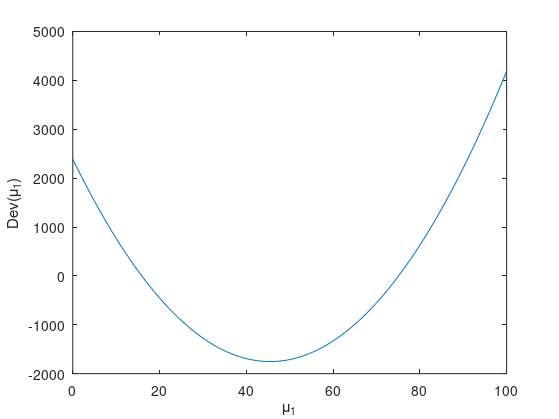
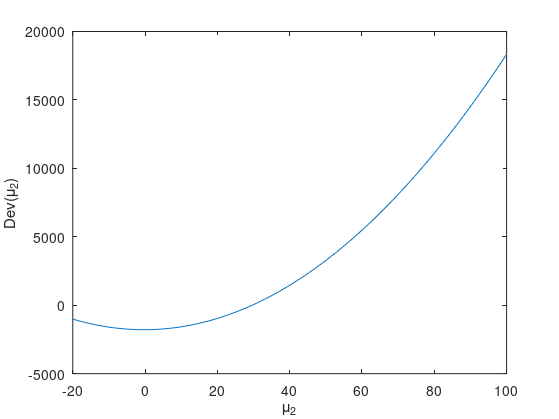
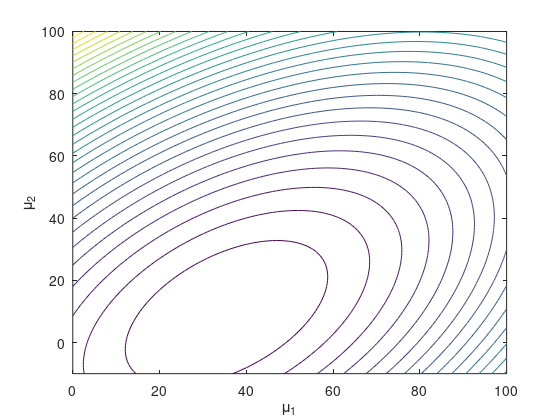
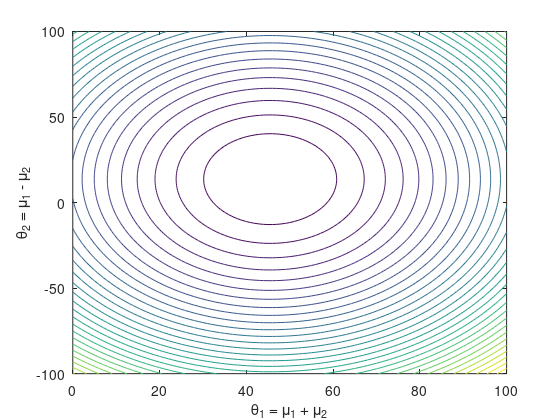

Source code (MATLAB) for these figures, in order:
%% Set up 

x1 = 15.6; % data
x2 = 29.3;
x3 = 45.8;
mu_1_mle = 15.9; % mle 
mu_2_mle = 29.6;

%% Plot partial Dev(mu_1)

% partial dev function for mu_1
l_m_1 = @(mu_1) -(x1 - mu_1).^2 - (x2 - mu_2_mle)^2 - (x3 - (mu_1 - mu_2_mle)).^2
profile_dev_mu_1 = @(mu_1) -1*(l_m_1(mu_1) - l_m_1(mu_1_mle) ); 


mu_1 =  linspace(0,100,100);

h = figure;
plot(mu_1, profile_dev_mu_1(mu_1))
xlabel('\mu_1')
ylabel('Dev(\mu_1)')
set(h,'Units','Inches');
pos = get(h,'Position');
set(h,'PaperPositionMode','Auto','PaperUnits','Inches','PaperSize',[pos(3), pos(4)])
print(h,'profile_dev_mu_1','-dpdf','-r0')

%% Plot partial Dev(mu_2)

% partial dev function for mu_1
l_m_2 = @(mu_2) -(x1 - mu_1_mle).^2 - (x2 - mu_2).^2 - (x3 - (mu_1_mle - mu_2)).^2
profile_dev_mu_2 = @(mu_2) -1*(l_m_2(mu_2) - l_m_2(mu_2_mle) ); 

mu_2 =  linspace(-20,100,100);

h = figure;
plot(mu_2, profile_dev_mu_2(mu_2))
xlabel('\mu_2')
ylabel('Dev(\mu_2)')
set(h,'Units','Inches');
pos = get(h,'Position');
set(h,'PaperPositionMode','Auto','PaperUnits','Inches','PaperSize',[pos(3), pos(4)])
print(h,'profile_dev_mu_2','-dpdf','-r0')


%% Plot Dev(theta) = Dev(mu_1, mu_2)

[mu_1,mu_2] = meshgrid(0:1:100, -10:1:100);

% dev function for theta = (mu_1, mu_2)
Z = -1*( -(x1 - mu_1).^2  -(x2 - mu_2).^2 -(x3 - (mu_1 - mu_2)).^2 ... 
    -1* (-(x1 - mu_1_mle).^2  -(x2 - mu_2_mle).^2 -(x3 - (mu_1_mle - mu_2_mle)).^2)); 

h = figure;
contour(mu_1,mu_2,Z,30)
xlabel('\mu_1')
ylabel('\mu_2')
zlabel('Dev(\theta)')
set(h,'Units','Inches');
pos = get(h,'Position');
set(h,'PaperPositionMode','Auto','PaperUnits','Inches','PaperSize',[pos(3), pos(4)])
print(h,'dev_param_mu_1_mu_2','-dpdf','-r0')

%% Plot Dev(theta) = Dev(mu_1+mu_2, mu_1 - mu_2)

theta_1_mle = mu_1_mle + mu_2_mle;
theta_2_mle = mu_1_mle - mu_2_mle;

[theta_1,theta_2] = meshgrid(0:1:100, -100:1:100);

% dev function for theta = (theta_1 = mu_1+mu_2, theta_2 = mu_1 - mu_2)
Z = -1*( -(x1 - 0.5*(theta_1 - theta_2)).^2 -(x2 - 0.5*(theta_1 + theta_2)).^2 ... 
        -(x3 - theta_1).^2 -1*( -(x1 - 0.5*(theta_1_mle - theta_2_mle)).^2 ... 
        -(x2 - 0.5*(theta_1_mle + theta_2_mle)).^2 -(x3 - theta_1_mle).^2 ) ); 

h = figure
contour(theta_1,theta_2,Z,30)
xlabel('\theta_1 = \mu_1 + \mu_2')
ylabel('\theta_2 = \mu_1 - \mu_2')
zlabel('Dev(\theta)')
set(h,'Units','Inches');
pos = get(h,'Position');
set(h,'PaperPositionMode','Auto','PaperUnits','Inches','PaperSize',[pos(3), pos(4)])
print(h,'dev_param_theta_1_theta_2','-dpdf','-r0')

